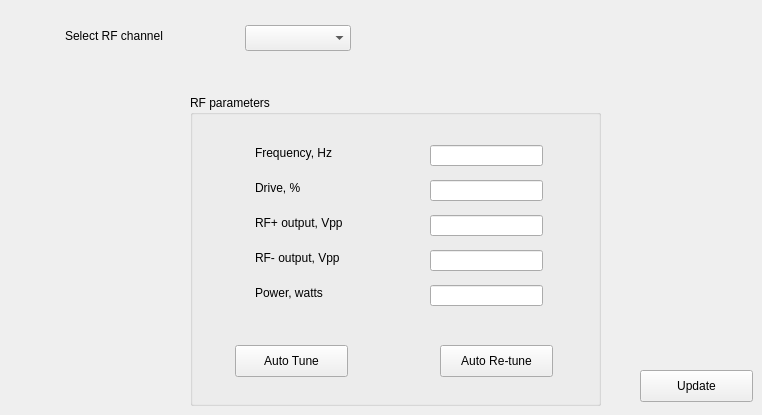
    <widget class="QWidget" name="RFdriver">
     <attribute name="title">
      <string>RFdriver</string>
     </attribute>
     <widget class="QLabel" name="label_59">
      <property name="geometry">
       <rect>
        <x>65</x>
        <y>20</y>
        <width>196</width>
        <height>31</height>
       </rect>
      </property>
      <property name="text">
       <string>Select RF channel</string>
      </property>
     </widget>
     <widget class="QComboBox" name="comboRFchan">
      <property name="geometry">
       <rect>
        <x>245</x>
        <y>25</y>
        <width>106</width>
        <height>26</height>
       </rect>
      </property>
     </widget>
     <widget class="QGroupBox" name="gbRFparms">
      <property name="geometry">
       <rect>
        <x>190</x>
        <y>95</y>
        <width>411</width>
        <height>311</height>
       </rect>
      </property>
      <property name="title">
       <string>RF parameters</string>
      </property>
      <widget class="QLabel" name="label_60">
       <property name="geometry">
        <rect>
         <x>65</x>
         <y>45</y>
         <width>151</width>
         <height>26</height>
        </rect>
       </property>
       <property name="text">
        <string>Frequency, Hz</string>
       </property>
      </widget>
      <widget class="QLabel" name="label_61">
       <property name="geometry">
        <rect>
         <x>65</x>
         <y>80</y>
         <width>126</width>
         <height>26</height>
        </rect>
       </property>
       <property name="text">
        <string>Drive, %</string>
       </property>
      </widget>
      <widget class="QLabel" name="label_62">
       <property name="geometry">
        <rect>
         <x>65</x>
         <y>115</y>
         <width>176</width>
         <height>26</height>
        </rect>
       </property>
       <property name="text">
        <string>RF+ output, Vpp</string>
       </property>
      </widget>
      <widget class="QLabel" name="label_63">
       <property name="geometry">
        <rect>
         <x>65</x>
         <y>150</y>
         <width>171</width>
         <height>26</height>
        </rect>
       </property>
       <property name="text">
        <string>RF- output, Vpp</string>
       </property>
      </widget>
      <widget class="QLineEdit" name="leSRFFRQ">
       <property name="geometry">
        <rect>
         <x>240</x>
         <y>50</y>
         <width>113</width>
         <height>21</height>
        </rect>
       </property>
      </widget>
      <widget class="QLineEdit" name="leSRFDRV">
       <property name="geometry">
        <rect>
         <x>240</x>
         <y>85</y>
         <width>113</width>
         <height>21</height>
        </rect>
       </property>
      </widget>
      <widget class="QLineEdit" name="leGRFPPVP">
       <property name="geometry">
        <rect>
         <x>240</x>
         <y>120</y>
         <width>113</width>
         <height>21</height>
        </rect>
       </property>
       <property name="readOnly">
        <bool>true</bool>
       </property>
      </widget>
      <widget class="QLineEdit" name="leGRFPPVN">
       <property name="geometry">
        <rect>
         <x>240</x>
         <y>155</y>
         <width>113</width>
         <height>21</height>
        </rect>
       </property>
       <property name="readOnly">
        <bool>true</bool>
       </property>
      </widget>
      <widget class="QLineEdit" name="leGRFPWR">
       <property name="geometry">
        <rect>
         <x>240</x>
         <y>190</y>
         <width>113</width>
         <height>21</height>
        </rect>
       </property>
       <property name="readOnly">
        <bool>true</bool>
       </property>
      </widget>
      <widget class="QLabel" name="label_184">
       <property name="geometry">
        <rect>
         <x>65</x>
         <y>185</y>
         <width>171</width>
         <height>26</height>
        </rect>
       </property>
       <property name="text">
        <string>Power, watts</string>
       </property>
      </widget>
      <widget class="QPushButton" name="pbAutoTune">
       <property name="geometry">
        <rect>
         <x>45</x>
         <y>250</y>
         <width>113</width>
         <height>32</height>
        </rect>
       </property>
       <property name="text">
        <string>Auto Tune</string>
       </property>
      </widget>
      <widget class="QPushButton" name="pbAutoRetune">
       <property name="geometry">
        <rect>
         <x>250</x>
         <y>250</y>
         <width>113</width>
         <height>32</height>
        </rect>
       </property>
       <property name="text">
        <string>Auto Re-tune</string>
       </property>
      </widget>
     </widget>
     <widget class="QPushButton" name="pbUpdateRF">
      <property name="geometry">
       <rect>
        <x>640</x>
        <y>370</y>
        <width>113</width>
        <height>32</height>
       </rect>
      </property>
      <property name="text">
       <string>Update</string>
      </property>
     </widget>
    </widget>
